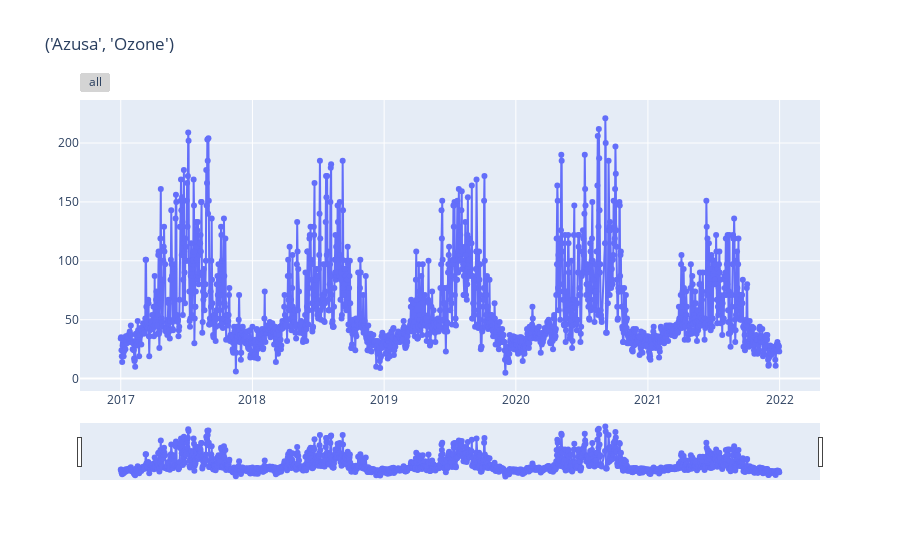

Notebook cell for this chart:
### Markdown cell above
## Visualization of the Data

### Code cell
grouped = air_pol.groupby(['Site Name','AQS_PARAMETER_DESC'])
for name ,group in grouped:
    Visualize(group.index,group['DAILY_AQI_VALUE'],title=str(name))
    break

### Figure 1 — Plotly figure (JSON) as saved in the notebook; plotly's stock layout.template omitted (floating-point values rounded to 4 significant figures; data arrays with more than 128 entries replaced by an {"elided": "..."} marker saying what was removed)
{"data": [{"hoverinfo": "text+name", "mode": "lines+markers", "name": "('Azusa', 'Ozone')", "type": "scatter", "x": {"elided": "1771 str values"}, "y": {"elided": "1771 int values"}}], "layout": {"legend": {"font": {"size": 16}, "traceorder": "reversed", "y": 0.1}, "title": {"text": "('Azusa', 'Ozone')"}, "xaxis": {"rangeselector": {"buttons": [{"step": "all"}]}, "rangeslider": {"visible": true}}}}
